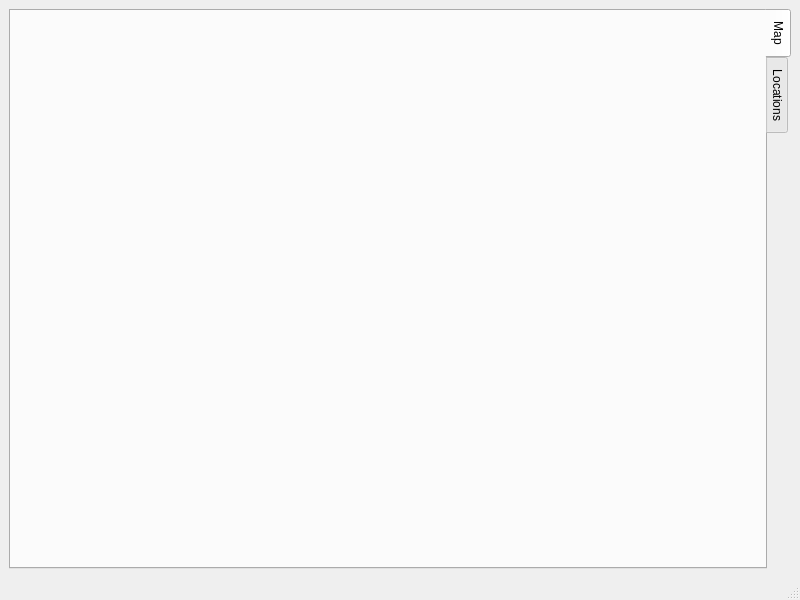
<?xml version="1.0" encoding="UTF-8"?>
<ui version="4.0">
 <class>MainWindow</class>
 <widget class="QMainWindow" name="MainWindow">
  <property name="geometry">
   <rect>
    <x>0</x>
    <y>0</y>
    <width>800</width>
    <height>600</height>
   </rect>
  </property>
  <property name="windowTitle">
   <string>MainWindow</string>
  </property>
  <widget class="QWidget" name="centralwidget">
   <layout class="QHBoxLayout" name="horizontalLayout">
    <item>
     <widget class="QTabWidget" name="tabWidget">
      <property name="tabPosition">
       <enum>QTabWidget::East</enum>
      </property>
      <property name="currentIndex">
       <number>0</number>
      </property>
      <widget class="QWidget" name="map">
       <attribute name="title">
        <string>Map</string>
       </attribute>
      </widget>
      <widget class="QWidget" name="locations">
       <attribute name="title">
        <string>Locations</string>
       </attribute>
      </widget>
     </widget>
    </item>
   </layout>
  </widget>
  <widget class="QMenuBar" name="menubar">
   <property name="geometry">
    <rect>
     <x>0</x>
     <y>0</y>
     <width>800</width>
     <height>39</height>
    </rect>
   </property>
  </widget>
  <widget class="QStatusBar" name="statusbar"/>
 </widget>
 <resources/>
 <connections/>
</ui>
